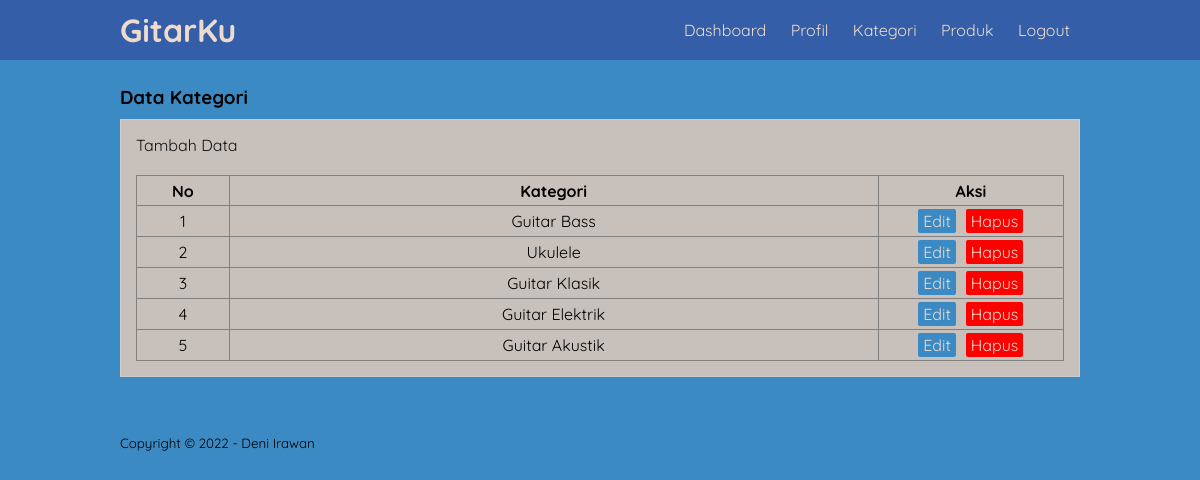
The page /data_kategori.php (signed in) on the database its author committed.
### tables this page shows
CREATE TABLE `tb_category` (
  `category_id` int(11) NOT NULL,
  `category_name` varchar(25) NOT NULL
);

### data_kategori.php (the view, shortened to what this page needs)
<?php
include 'db.php';
?>
<!DOCTYPE html>
<html lang="en">
<head>
    <link rel="stylesheet" href="css/style.css">
</head>
<body>
    <header>
        <div class="container">
            <h1>GitarKu</h1>
            <ul>
                <li><a href="dashboard.php">Dashboard</a></li>
                <li><a href="profil.php">Profil</a></li>
                <li><a href="data_kategori.php">Kategori</a></li>
                <li><a href="data_produk.php">Produk</a></li>
                <li><a href="logout.php">Logout</a></li>
            </ul>
        </div>
    </header>
    <div class="section">
        <div class="container">
            <h3>Data Kategori</h3>
            <div class="box">
                <p><a href="tambah_kategori.php">Tambah Data</a></p>
                <br>
                <table border="1" cellspacing="0" class="table">
                    <thead>
                        <tr>
                            <th width="10%">No</th>
                            <th width="70%">Kategori</th>
                            <th width="20%">Aksi</th>
                        </tr>
                    </thead>
                    <tbody>
                        <?php
                        $no = 1;
                        $kategori = mysqli_query($conn, "SELECT * FROM tb_category ORDER BY category_id DESC");
                        if(mysqli_num_rows($kategori)>0) {
                        while ($row = mysqli_fetch_array($kategori)) {
                        ?>
                            <tr>
                                <td><?php echo $no++ ?></td>
                                <td><?php echo $row['category_name'] ?></td>
                                <td>
                                    <a href="edit_kategori.php?id=<?php echo $row['category_id'] ?>" class="aksi_btn">Edit</a><a href="proses_hapus.php?idk=<?php echo $row['category_id'] ?>" onclick="return confirm('Apakah Anda Yakin Ingin Menghapus Data?')" class="aksi_hps">Hapus</a>
                                </td>
                            </tr>
                        <?php }}else {?>
                            <tr>
                                <td colspan="3">Tidak Ada Data</td>
                            </tr>
                        <?php } ?>
                    </tbody>
                </table>
            </div>
        </div>
    </div>
    <footer>
        <div class="container">
            <small>Copyright &copy; 2022 - Deni Irawan</small>
        </div>
    </footer>
</body>
</html>

### css/style.css (style rules this page uses)
* { padding: 0; margin: 0; font-family: 'Quicksand', sans-serif; }
body { background-color: #3B8AC3; }
a { text-decoration: none; }
header { background-color: #345EA8; }
header h1 { float: left; padding: 10px 0; color: #EEDBCD; }
header ul { float: right; }
header ul li { display: inline-block; }
header ul li a { padding: 20px 5px; margin: auto 5px; display: inline-block; color: #EEDBCD; }
.container { width: 80%; margin: 0 auto; }
.container::after { content: ''; display: block; clear: both; }
.section { padding: 25px 0; }
.box { background-color: #c7c0bb; border: 1px solid #ccc; padding: 15px; box-sizing: border-box; margin: 10px 0 30px 0; }
.box:after { content: ''; display: block; clear: both; }
.box p a { color: rgb(20, 20, 20); font-style: normal; }
.table { width: 100%; border-collapse: collapse; }
.table tr { height: 30px; }
.table tr td { padding: 5px 10px; text-align: center; }
.table tr td .aksi_btn { border-radius: 2px; color: #EEDBCD; background-color: #3B8AC3; padding: 2px 5px 2px 5px; margin: auto 5px; }
.table tr td .aksi_hps { border-radius: 2px; color: #EEDBCD; background-color: red; padding: 2px 5px 2px 5px; margin: auto 5px; }

### rows shown on the page
tb_category: category_name "Guitar Bass"
tb_category: category_name "Ukulele"
tb_category: category_name "Guitar Klasik"
tb_category: category_name "Guitar Elektrik"
tb_category: category_name "Guitar Akustik"
